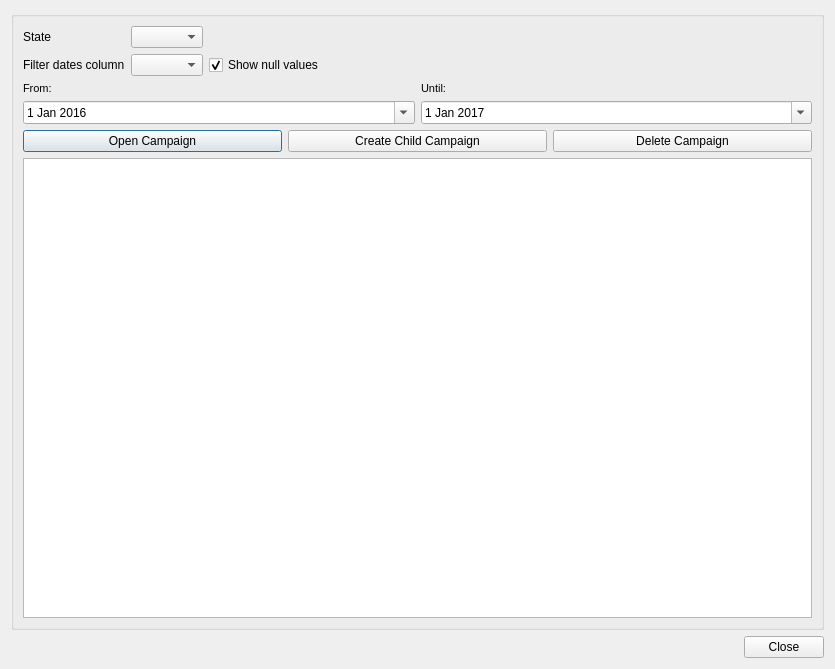
<?xml version="1.0" encoding="UTF-8"?>
<ui version="4.0">
 <class>campaign_management</class>
 <widget class="QDialog" name="campaign_management">
  <property name="geometry">
   <rect>
    <x>0</x>
    <y>0</y>
    <width>835</width>
    <height>669</height>
   </rect>
  </property>
  <property name="windowTitle">
   <string>Campaign Management</string>
  </property>
  <layout class="QVBoxLayout" name="verticalLayout_4">
   <item>
    <widget class="QGroupBox" name="groupBox">
     <property name="title">
      <string/>
     </property>
     <layout class="QVBoxLayout" name="verticalLayout_3">
      <item>
       <layout class="QGridLayout" name="gridLayout_2">
        <item row="1" column="3">
         <spacer name="horizontalSpacer">
          <property name="orientation">
           <enum>Qt::Horizontal</enum>
          </property>
          <property name="sizeHint" stdset="0">
           <size>
            <width>40</width>
            <height>20</height>
           </size>
          </property>
         </spacer>
        </item>
        <item row="3" column="1">
         <widget class="QComboBox" name="campaign_cmb_date_filter_type"/>
        </item>
        <item row="3" column="3">
         <widget class="QCheckBox" name="campaign_chk_show_nulls">
          <property name="text">
           <string>Show null values</string>
          </property>
          <property name="checked">
           <bool>true</bool>
          </property>
         </widget>
        </item>
        <item row="1" column="1">
         <widget class="QComboBox" name="campaign_cmb_state"/>
        </item>
        <item row="1" column="0">
         <widget class="QLabel" name="lbl_state">
          <property name="text">
           <string>State</string>
          </property>
         </widget>
        </item>
        <item row="3" column="0">
         <widget class="QLabel" name="lbl_column_filter_dates">
          <property name="text">
           <string>Filter dates column</string>
          </property>
         </widget>
        </item>
       </layout>
      </item>
      <item>
       <layout class="QHBoxLayout" name="horizontalLayout">
        <item>
         <layout class="QGridLayout" name="gridLayout">
          <item row="0" column="0">
           <widget class="QLabel" name="lbl_data_event_from">
            <property name="font">
             <font>
              <pointsize>8</pointsize>
             </font>
            </property>
            <property name="frameShape">
             <enum>QFrame::NoFrame</enum>
            </property>
            <property name="frameShadow">
             <enum>QFrame::Plain</enum>
            </property>
            <property name="text">
             <string>From:</string>
            </property>
            <property name="textFormat">
             <enum>Qt::AutoText</enum>
            </property>
            <property name="scaledContents">
             <bool>false</bool>
            </property>
            <property name="alignment">
             <set>Qt::AlignLeading|Qt::AlignLeft|Qt::AlignVCenter</set>
            </property>
            <property name="margin">
             <number>3</number>
            </property>
           </widget>
          </item>
          <item row="1" column="0">
           <widget class="QDateEdit" name="date_event_from">
            <property name="calendarPopup">
             <bool>true</bool>
            </property>
            <property name="date">
             <date>
              <year>2016</year>
              <month>1</month>
              <day>1</day>
             </date>
            </property>
           </widget>
          </item>
         </layout>
        </item>
        <item>
         <layout class="QVBoxLayout" name="verticalLayout_2">
          <item>
           <widget class="QLabel" name="lbl_data_event_to">
            <property name="font">
             <font>
              <pointsize>8</pointsize>
             </font>
            </property>
            <property name="frameShape">
             <enum>QFrame::NoFrame</enum>
            </property>
            <property name="frameShadow">
             <enum>QFrame::Raised</enum>
            </property>
            <property name="text">
             <string>Until:</string>
            </property>
            <property name="textFormat">
             <enum>Qt::AutoText</enum>
            </property>
            <property name="scaledContents">
             <bool>false</bool>
            </property>
            <property name="margin">
             <number>3</number>
            </property>
           </widget>
          </item>
          <item>
           <widget class="QDateEdit" name="date_event_to">
            <property name="calendarPopup">
             <bool>true</bool>
            </property>
            <property name="date">
             <date>
              <year>2017</year>
              <month>1</month>
              <day>1</day>
             </date>
            </property>
           </widget>
          </item>
         </layout>
        </item>
       </layout>
      </item>
      <item>
       <layout class="QHBoxLayout" name="horizontalLayout_2">
        <item>
         <widget class="QPushButton" name="campaign_btn_open">
          <property name="text">
           <string>Open Campaign</string>
          </property>
         </widget>
        </item>
        <item>
         <widget class="QPushButton" name="campaign_btn_child">
          <property name="text">
           <string>Create Child Campaign</string>
          </property>
         </widget>
        </item>
        <item>
         <widget class="QPushButton" name="campaign_btn_delete">
          <property name="text">
           <string>Delete Campaign</string>
          </property>
         </widget>
        </item>
       </layout>
      </item>
      <item>
       <widget class="QTableView" name="tbl_campaign">
        <property name="toolTipDuration">
         <number>-1</number>
        </property>
        <property name="sortingEnabled">
         <bool>true</bool>
        </property>
       </widget>
      </item>
     </layout>
    </widget>
   </item>
   <item>
    <layout class="QGridLayout" name="lyt_buttons">
     <item row="0" column="0">
      <spacer name="horizontalSpacer_2">
       <property name="orientation">
        <enum>Qt::Horizontal</enum>
       </property>
       <property name="sizeHint" stdset="0">
        <size>
         <width>40</width>
         <height>20</height>
        </size>
       </property>
      </spacer>
     </item>
     <item row="0" column="1">
      <widget class="QPushButton" name="btn_cancel">
       <property name="text">
        <string>Close</string>
       </property>
      </widget>
     </item>
    </layout>
   </item>
  </layout>
 </widget>
 <tabstops>
  <tabstop>date_event_from</tabstop>
  <tabstop>date_event_to</tabstop>
  <tabstop>campaign_btn_open</tabstop>
  <tabstop>campaign_btn_child</tabstop>
  <tabstop>campaign_btn_delete</tabstop>
  <tabstop>tbl_campaign</tabstop>
 </tabstops>
 <resources/>
 <connections/>
</ui>
